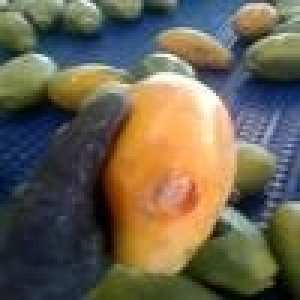
#> input picture DATA SET/Diseased/a0_TR011568-1.jpg, 100 x 100 px, found by its file name (shown 3 times larger); its folder holds only this picture in this run
$ jupyter execute --allow-errors 'kmeans with RF(Max Accuracy).ipynb'
#> lines starting #> are read from the running program, lines starting #| are printed output that depends on the picture
[cell 1]
import pandas as pd
import os
from skimage.transform import resize
from skimage.io import imread
import numpy as np
import matplotlib.pyplot as plt
from sklearn.model_selection import GridSearchCV
from skimage.filters import sobel
from sklearn.metrics import confusion_matrix, ConfusionMatrixDisplay
import seaborn as sns
from sklearn.metrics import accuracy_score, confusion_matrix, precision_score, recall_score
from sklearn.metrics import mean_squared_error
from sklearn.decomposition import PCA
from sklearn.preprocessing import StandardScaler

from sklearn.model_selection import train_test_split
import cv2
from sklearn.metrics import accuracy_score
from sklearn.metrics import classification_report
from sklearn.metrics import accuracy_score, confusion_matrix, precision_score, recall_score,f1_score

[cell 2]
Categories=['Diseased','Healthy']
flat_data_arr=[] #input array
target_arr=[] #output array
datadir='C:\\Users\\ujjwa\\Downloads\\Papaya Fruit Diseases Detection Using ML Technique\\DATA SET'
#datadir='D:/SIoT/dataset/Augmented_DataSet/AugmentedSet_320px/trail_dataset_ac_healthy_copy/'
#datadir='D:/SIoT/dataset/Augmented_DataSet/AugmentedSet_320px/trail_dataset_ac_healthy_pddb/'
#path which contains all the categories of images
for i in Categories:

    print(f'loading... category : {i}')
    path=os.path.join(datadir,i)
    print(path)
    for img in os.listdir(path):
        img_array=imread(os.path.join(path,img))
#> img_array is the input picture: shape (100, 100, 3); mean R, G, B 106.7, 98.6, 80.4
        #img_gray=cv2.cvtColor(img_array,cv2.COLOR_BGR2RGB)

        img_gray = cv2.cvtColor(img_array, cv2.COLOR_BGR2GRAY)
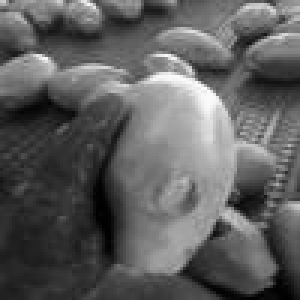
#> img_gray: shape (100, 100) (shown 3 times larger); min 0, max 253, mean 94.1
        vectorized = img_gray.reshape((1,-1))
        vectorized = np.float32(vectorized)
        #let’s define k, attempts, and criteria as required by K-Means as a parameter
        criteria = (cv2.TERM_CRITERIA_EPS + cv2.TERM_CRITERIA_MAX_ITER, 10, 1.0)
        K = 5
        attempts=10
        #ret,label,center=cv2.kmeans(vectorized,K,None,criteria,attempts,cv2.KMEANS_PP_CENTERS)
        ret,label,center=cv2.kmeans(vectorized,K,None,criteria,attempts,cv2.KMEANS_PP_CENTERS)
#> ret = 1625824.3; label = 10000 values, max 4 at index 3, min 0 at index 148, mean 1.75; center = [36.93, 155.2, 111.7, 208.8, 69.61]

        #ret,label,center=cv2.kmeans(vectorized,K,None,criteria,attempts,cv2.KMEANS_RANDOM_CENTERS)
        #let’s convert back to uint8, and let’s get the clustered image.
        center = np.uint8(center)
#> center = [36, 155, 111, 208, 69]
        res = center[label.flatten()]
#> res = 10000 values, max 208 at index 0, min 36 at index 148, mean 93.43
        result_image = res.reshape((img_gray.shape))
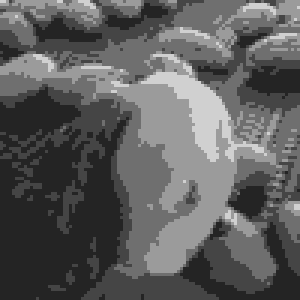
#> result_image: shape (100, 100) (shown 3 times larger); min 36, max 208, mean 93.4
        result_image=resize(result_image,(64,64))
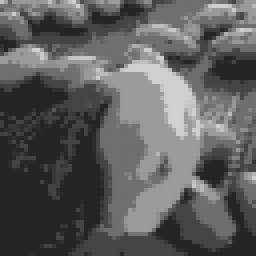
#> result_image: shape (64, 64) float64 (shown 4 times larger); min 0.141, max 0.816, mean 0.367

        #ret, thresh1 = cv2.threshold(result_image, 120, 255, cv2.THRESH_BINARY + cv2.THRESH_OTSU)
        #edge_image = sobel(thresh1) # apply the filter
        flat_data_arr.append(result_image.flatten())
        target_arr.append(Categories.index(i))
    print(f'loaded category:{i} successfully')
#> pass 2 of the loop `for i in Categories:`:
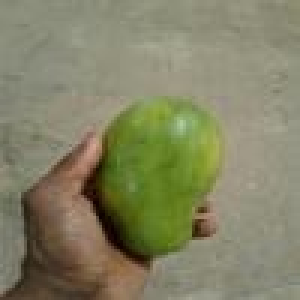
#> input picture DATA SET/Healthy/a0_TR001714-0.jpg, 100 x 100 px, found by its file name (shown 3 times larger)
#> img_array is the input picture: shape (100, 100, 3); mean R, G, B 131.2, 130.4, 100.3
#> `img_gray = cv2.cvtColor(img_array, cv2.COLOR_BGR2GRAY)`:
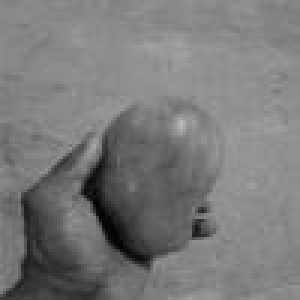
#> img_gray: shape (100, 100) (shown 3 times larger); min 1, max 187, mean 121.5
#> `ret,label,center=cv2.kmeans(vectorized,K,None,criteria,attempts,cv2.KM..`: ret = 460123.9; label = 10000 values, max 4 at index 3742, min 0 at index 6, mean 1.39; center = [141.1, 28.97, 63.52, 124.5, 96.8]
#> `center = np.uint8(center)`: center = [141, 28, 63, 124, 96]
#> res = 10000 values, max 141 at index 6, min 28 at index 5035, mean 121.2
flat_data=np.array(flat_data_arr)
target=np.array(target_arr)
df=pd.DataFrame(flat_data) #dataframe
#> df = table of 2 rows and 4096 columns
df['Target']=target
x=df.iloc[:,:-1] #input data
#> x = table of 2 rows and 4096 columns
y=df.iloc[:,-1] #output data
#x_train,x_test,y_train,y_test=train_test_split(x,y,test_size=0.20,random_state=77,stratify=y)

print("x:",x.shape)
#| x: (2, 4096)
print("y:",y.shape)
#| y: (2,)
# print("result_image:",result_image.shape)

# print("flatdata:",flat_data.shape)
#> (the rest of this cell did not finish here and is left out)
